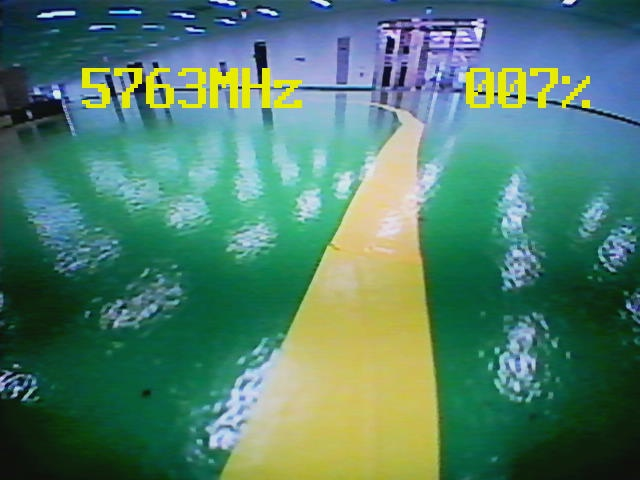
#> input picture frame0.jpg, 640 x 480 px
$ python resize.py
#> lines starting #> are read from the running program, lines starting #| are printed output that depends on the picture
import cv2
import numpy as np

frame1 = cv2.imread('frame0.jpg')
#> frame1 is the input picture: shape (480, 640, 3); mean B, G, R 107.5, 126, 79.2
frame = cv2.resize(frame1,None,fx = 0.5,fy=0.5)
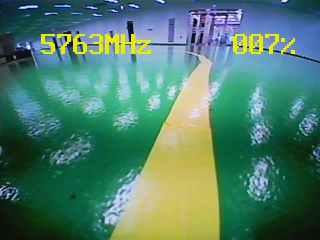
#> frame: shape (240, 320, 3); mean B, G, R 107.6, 126.2, 79.4
cv2.imshow('frame1',frame1)
cv2.imshow('reduced',frame)
cv2.waitKey(0)
cv2.destroyAllWindows()
